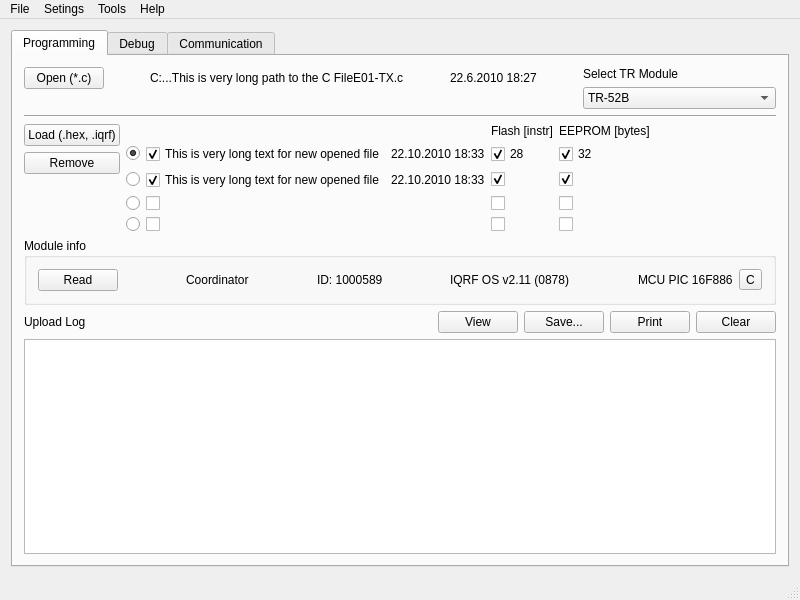
<?xml version="1.0" encoding="UTF-8"?>
<ui version="4.0">
 <class>MainWindow</class>
 <widget class="QMainWindow" name="MainWindow">
  <property name="geometry">
   <rect>
    <x>0</x>
    <y>0</y>
    <width>800</width>
    <height>600</height>
   </rect>
  </property>
  <property name="sizePolicy">
   <sizepolicy hsizetype="Preferred" vsizetype="Preferred">
    <horstretch>0</horstretch>
    <verstretch>0</verstretch>
   </sizepolicy>
  </property>
  <property name="windowTitle">
   <string>IQRF IDE v3.00d</string>
  </property>
  <widget class="QWidget" name="centralWidget">
   <layout class="QVBoxLayout" name="verticalLayout_8">
    <item>
     <widget class="QTabWidget" name="tabWidget">
      <property name="sizePolicy">
       <sizepolicy hsizetype="Preferred" vsizetype="Preferred">
        <horstretch>0</horstretch>
        <verstretch>0</verstretch>
       </sizepolicy>
      </property>
      <property name="currentIndex">
       <number>0</number>
      </property>
      <widget class="QWidget" name="tab">
       <attribute name="title">
        <string>Programming</string>
       </attribute>
       <layout class="QVBoxLayout" name="verticalLayout">
        <item>
         <layout class="QFormLayout" name="formLayout_5">
          <property name="fieldGrowthPolicy">
           <enum>QFormLayout::AllNonFixedFieldsGrow</enum>
          </property>
          <item row="0" column="0">
           <layout class="QGridLayout" name="gridLayout_2">
            <item row="0" column="0">
             <widget class="QPushButton" name="openCFileBtn">
              <property name="text">
               <string>Open (*.c)</string>
              </property>
             </widget>
            </item>
            <item row="0" column="1">
             <spacer name="horizontalSpacer_3">
              <property name="orientation">
               <enum>Qt::Horizontal</enum>
              </property>
              <property name="sizeHint" stdset="0">
               <size>
                <width>40</width>
                <height>20</height>
               </size>
              </property>
             </spacer>
            </item>
            <item row="0" column="2">
             <widget class="QLabel" name="openFilePathLbl">
              <property name="text">
               <string>C:...This is very long path to the C FileE01-TX.c</string>
              </property>
             </widget>
            </item>
            <item row="0" column="3">
             <spacer name="horizontalSpacer_4">
              <property name="orientation">
               <enum>Qt::Horizontal</enum>
              </property>
              <property name="sizeHint" stdset="0">
               <size>
                <width>40</width>
                <height>20</height>
               </size>
              </property>
             </spacer>
            </item>
            <item row="0" column="4">
             <widget class="QLabel" name="openCFileDateTimeLbl">
              <property name="text">
               <string>22.6.2010 18:27</string>
              </property>
             </widget>
            </item>
            <item row="0" column="5">
             <spacer name="horizontalSpacer_5">
              <property name="orientation">
               <enum>Qt::Horizontal</enum>
              </property>
              <property name="sizeHint" stdset="0">
               <size>
                <width>40</width>
                <height>20</height>
               </size>
              </property>
             </spacer>
            </item>
           </layout>
          </item>
          <item row="0" column="1">
           <layout class="QVBoxLayout" name="verticalLayout_4">
            <item>
             <widget class="QLabel" name="label_3">
              <property name="text">
               <string>Select TR Module</string>
              </property>
             </widget>
            </item>
            <item>
             <widget class="QComboBox" name="trModuleBox">
              <property name="currentIndex">
               <number>4</number>
              </property>
              <item>
               <property name="text">
                <string>TR-11A</string>
               </property>
              </item>
              <item>
               <property name="text">
                <string>TR-21A</string>
               </property>
              </item>
              <item>
               <property name="text">
                <string>TR-31B</string>
               </property>
              </item>
              <item>
               <property name="text">
                <string>TR-32B</string>
               </property>
              </item>
              <item>
               <property name="text">
                <string>TR-52B</string>
               </property>
              </item>
              <item>
               <property name="text">
                <string>TR-53B</string>
               </property>
              </item>
             </widget>
            </item>
           </layout>
          </item>
         </layout>
        </item>
        <item>
         <widget class="Line" name="line">
          <property name="orientation">
           <enum>Qt::Horizontal</enum>
          </property>
         </widget>
        </item>
        <item>
         <layout class="QFormLayout" name="formLayout_4">
          <property name="fieldGrowthPolicy">
           <enum>QFormLayout::ExpandingFieldsGrow</enum>
          </property>
          <item row="0" column="0">
           <layout class="QVBoxLayout" name="verticalLayout_5">
            <item>
             <widget class="QPushButton" name="loadHexIqrfBtn">
              <property name="text">
               <string>Load (.hex, .iqrf)</string>
              </property>
             </widget>
            </item>
            <item>
             <widget class="QPushButton" name="removeBtn">
              <property name="text">
               <string>Remove</string>
              </property>
             </widget>
            </item>
           </layout>
          </item>
          <item row="0" column="1">
           <layout class="QGridLayout" name="gridLayout">
            <item row="1" column="0">
             <widget class="QRadioButton" name="radioButton0">
              <property name="text">
               <string/>
              </property>
              <property name="checked">
               <bool>true</bool>
              </property>
             </widget>
            </item>
            <item row="1" column="1">
             <widget class="QCheckBox" name="checkBox0">
              <property name="text">
               <string>This is very long text for new opened file</string>
              </property>
              <property name="checked">
               <bool>true</bool>
              </property>
             </widget>
            </item>
            <item row="1" column="2">
             <widget class="QLabel" name="label0">
              <property name="text">
               <string>22.10.2010 18:33</string>
              </property>
             </widget>
            </item>
            <item row="1" column="3">
             <widget class="QCheckBox" name="checkBox00">
              <property name="text">
               <string>28</string>
              </property>
              <property name="checked">
               <bool>true</bool>
              </property>
             </widget>
            </item>
            <item row="1" column="4">
             <widget class="QCheckBox" name="checkBox01">
              <property name="text">
               <string>32</string>
              </property>
              <property name="checked">
               <bool>true</bool>
              </property>
             </widget>
            </item>
            <item row="0" column="3">
             <widget class="QLabel" name="label_9">
              <property name="text">
               <string>Flash [instr]</string>
              </property>
             </widget>
            </item>
            <item row="0" column="4">
             <widget class="QLabel" name="label_10">
              <property name="text">
               <string>EEPROM [bytes]</string>
              </property>
             </widget>
            </item>
            <item row="2" column="0">
             <widget class="QRadioButton" name="radioButton1">
              <property name="text">
               <string/>
              </property>
             </widget>
            </item>
            <item row="2" column="1">
             <widget class="QCheckBox" name="checkBox1">
              <property name="text">
               <string>This is very long text for new opened file</string>
              </property>
              <property name="checked">
               <bool>true</bool>
              </property>
             </widget>
            </item>
            <item row="2" column="2">
             <widget class="QLabel" name="label1">
              <property name="text">
               <string>22.10.2010 18:33</string>
              </property>
             </widget>
            </item>
            <item row="2" column="3">
             <widget class="QCheckBox" name="checkBox11">
              <property name="text">
               <string/>
              </property>
              <property name="checked">
               <bool>true</bool>
              </property>
             </widget>
            </item>
            <item row="2" column="4">
             <widget class="QCheckBox" name="checkBox12">
              <property name="text">
               <string/>
              </property>
              <property name="checked">
               <bool>true</bool>
              </property>
             </widget>
            </item>
            <item row="3" column="0">
             <widget class="QRadioButton" name="radioButton2">
              <property name="text">
               <string/>
              </property>
             </widget>
            </item>
            <item row="3" column="1">
             <widget class="QCheckBox" name="checkBox2">
              <property name="text">
               <string/>
              </property>
             </widget>
            </item>
            <item row="3" column="2">
             <widget class="QLabel" name="label2">
              <property name="text">
               <string/>
              </property>
             </widget>
            </item>
            <item row="3" column="3">
             <widget class="QCheckBox" name="checkBox21">
              <property name="text">
               <string/>
              </property>
             </widget>
            </item>
            <item row="3" column="4">
             <widget class="QCheckBox" name="checkBox22">
              <property name="text">
               <string/>
              </property>
             </widget>
            </item>
            <item row="4" column="0">
             <widget class="QRadioButton" name="radioButton3">
              <property name="text">
               <string/>
              </property>
             </widget>
            </item>
            <item row="4" column="1">
             <widget class="QCheckBox" name="checkBox3">
              <property name="text">
               <string/>
              </property>
             </widget>
            </item>
            <item row="4" column="2">
             <widget class="QLabel" name="label3">
              <property name="text">
               <string/>
              </property>
             </widget>
            </item>
            <item row="4" column="3">
             <widget class="QCheckBox" name="checkBox31">
              <property name="text">
               <string/>
              </property>
             </widget>
            </item>
            <item row="4" column="4">
             <widget class="QCheckBox" name="checkBox32">
              <property name="text">
               <string/>
              </property>
             </widget>
            </item>
           </layout>
          </item>
         </layout>
        </item>
        <item>
         <widget class="QGroupBox" name="groupBox">
          <property name="title">
           <string>Module info</string>
          </property>
          <layout class="QFormLayout" name="formLayout_6">
           <item row="0" column="0" colspan="2">
            <layout class="QHBoxLayout" name="horizontalLayout_6">
             <item>
              <widget class="QPushButton" name="remodModuleInfoBtn">
               <property name="text">
                <string>Read</string>
               </property>
              </widget>
             </item>
             <item>
              <spacer name="horizontalSpacer">
               <property name="orientation">
                <enum>Qt::Horizontal</enum>
               </property>
               <property name="sizeHint" stdset="0">
                <size>
                 <width>40</width>
                 <height>20</height>
                </size>
               </property>
              </spacer>
             </item>
             <item>
              <widget class="QLabel" name="coordinatorLbl">
               <property name="text">
                <string>Coordinator</string>
               </property>
              </widget>
             </item>
             <item>
              <spacer name="horizontalSpacer_6">
               <property name="orientation">
                <enum>Qt::Horizontal</enum>
               </property>
               <property name="sizeHint" stdset="0">
                <size>
                 <width>40</width>
                 <height>20</height>
                </size>
               </property>
              </spacer>
             </item>
             <item>
              <widget class="QLabel" name="idprogLbl">
               <property name="text">
                <string>ID: 1000589</string>
               </property>
              </widget>
             </item>
             <item>
              <spacer name="horizontalSpacer_8">
               <property name="orientation">
                <enum>Qt::Horizontal</enum>
               </property>
               <property name="sizeHint" stdset="0">
                <size>
                 <width>40</width>
                 <height>20</height>
                </size>
               </property>
              </spacer>
             </item>
             <item>
              <widget class="QLabel" name="osVerLblb">
               <property name="text">
                <string>IQRF OS v2.11 (0878)</string>
               </property>
              </widget>
             </item>
             <item>
              <spacer name="horizontalSpacer_7">
               <property name="orientation">
                <enum>Qt::Horizontal</enum>
               </property>
               <property name="sizeHint" stdset="0">
                <size>
                 <width>40</width>
                 <height>20</height>
                </size>
               </property>
              </spacer>
             </item>
             <item>
              <widget class="QLabel" name="mcuLbl">
               <property name="text">
                <string>MCU PIC 16F886</string>
               </property>
              </widget>
             </item>
             <item>
              <widget class="QToolButton" name="copyModuleInfoBtn">
               <property name="text">
                <string>C</string>
               </property>
              </widget>
             </item>
            </layout>
           </item>
          </layout>
         </widget>
        </item>
        <item>
         <layout class="QHBoxLayout" name="horizontalLayout_5">
          <item>
           <widget class="QLabel" name="uploadLogLbl">
            <property name="text">
             <string>Upload Log</string>
            </property>
           </widget>
          </item>
          <item>
           <spacer name="horizontalSpacer_9">
            <property name="orientation">
             <enum>Qt::Horizontal</enum>
            </property>
            <property name="sizeHint" stdset="0">
             <size>
              <width>40</width>
              <height>20</height>
             </size>
            </property>
           </spacer>
          </item>
          <item>
           <widget class="QPushButton" name="viewUploadLogBtn">
            <property name="text">
             <string>View</string>
            </property>
           </widget>
          </item>
          <item>
           <widget class="QPushButton" name="saveUploadLogBtn">
            <property name="text">
             <string>Save...</string>
            </property>
           </widget>
          </item>
          <item>
           <widget class="QPushButton" name="printUploadLogBtn">
            <property name="text">
             <string>Print</string>
            </property>
           </widget>
          </item>
          <item>
           <widget class="QPushButton" name="clearUploadLogBtn">
            <property name="text">
             <string>Clear</string>
            </property>
           </widget>
          </item>
         </layout>
        </item>
        <item>
         <widget class="QListWidget" name="uploadLogList"/>
        </item>
       </layout>
      </widget>
      <widget class="QWidget" name="tab_2">
       <attribute name="title">
        <string>Debug</string>
       </attribute>
       <layout class="QVBoxLayout" name="verticalLayout_3">
        <item>
         <widget class="QTabWidget" name="tabWidget_2">
          <property name="currentIndex">
           <number>1</number>
          </property>
          <widget class="QWidget" name="tab_3">
           <attribute name="title">
            <string>Buffers</string>
           </attribute>
          </widget>
          <widget class="QWidget" name="tab_4">
           <attribute name="title">
            <string>EEPROM</string>
           </attribute>
          </widget>
          <widget class="QWidget" name="tab_5">
           <attribute name="title">
            <string>User RAM</string>
           </attribute>
          </widget>
          <widget class="QWidget" name="tab_6">
           <attribute name="title">
            <string>Watch</string>
           </attribute>
          </widget>
          <widget class="QWidget" name="tab_7">
           <attribute name="title">
            <string>System Info</string>
           </attribute>
          </widget>
          <widget class="QWidget" name="tab_8">
           <attribute name="title">
            <string>Networking</string>
           </attribute>
          </widget>
         </widget>
        </item>
       </layout>
      </widget>
      <widget class="QWidget" name="tab_9">
       <attribute name="title">
        <string>Communication</string>
       </attribute>
       <layout class="QVBoxLayout" name="verticalLayout_6">
        <item>
         <layout class="QHBoxLayout" name="horizontalLayout_2">
          <item>
           <layout class="QFormLayout" name="formLayout">
            <item row="0" column="0">
             <widget class="QLabel" name="modeLbl">
              <property name="layoutDirection">
               <enum>Qt::LeftToRight</enum>
              </property>
              <property name="text">
               <string>Mode</string>
              </property>
              <property name="alignment">
               <set>Qt::AlignCenter</set>
              </property>
             </widget>
            </item>
            <item row="1" column="0">
             <widget class="QComboBox" name="modeBox">
              <item>
               <property name="text">
                <string>Terminal</string>
               </property>
              </item>
              <item>
               <property name="text">
                <string>Raw</string>
               </property>
              </item>
             </widget>
            </item>
           </layout>
          </item>
          <item>
           <spacer name="horizontalSpacer_2">
            <property name="orientation">
             <enum>Qt::Horizontal</enum>
            </property>
            <property name="sizeHint" stdset="0">
             <size>
              <width>40</width>
              <height>20</height>
             </size>
            </property>
           </spacer>
          </item>
          <item>
           <widget class="QGroupBox" name="macrosBox">
            <property name="sizePolicy">
             <sizepolicy hsizetype="Minimum" vsizetype="Preferred">
              <horstretch>0</horstretch>
              <verstretch>0</verstretch>
             </sizepolicy>
            </property>
            <property name="title">
             <string>Macros</string>
            </property>
            <layout class="QVBoxLayout" name="verticalLayout_2">
             <item>
              <layout class="QHBoxLayout" name="horizontalLayout_3">
               <item>
                <widget class="QToolButton" name="m1Btn">
                 <property name="minimumSize">
                  <size>
                   <width>23</width>
                   <height>23</height>
                  </size>
                 </property>
                 <property name="text">
                  <string>M1</string>
                 </property>
                </widget>
               </item>
               <item>
                <widget class="QToolButton" name="m15Btn">
                 <property name="text">
                  <string>M2</string>
                 </property>
                </widget>
               </item>
               <item>
                <widget class="QToolButton" name="m14Btn">
                 <property name="text">
                  <string>M3</string>
                 </property>
                </widget>
               </item>
               <item>
                <widget class="QToolButton" name="m13Btn">
                 <property name="text">
                  <string>M4</string>
                 </property>
                </widget>
               </item>
               <item>
                <widget class="QToolButton" name="m12Btn">
                 <property name="text">
                  <string>M5</string>
                 </property>
                </widget>
               </item>
               <item>
                <widget class="QToolButton" name="m11Btn">
                 <property name="text">
                  <string>M6</string>
                 </property>
                </widget>
               </item>
               <item>
                <widget class="QToolButton" name="m10Btn">
                 <property name="text">
                  <string>M7</string>
                 </property>
                </widget>
               </item>
               <item>
                <widget class="QToolButton" name="m9Btn">
                 <property name="text">
                  <string>M8</string>
                 </property>
                </widget>
               </item>
               <item>
                <widget class="QToolButton" name="m8Btn">
                 <property name="text">
                  <string>M9</string>
                 </property>
                </widget>
               </item>
               <item>
                <widget class="QToolButton" name="m7Btn">
                 <property name="text">
                  <string>M10</string>
                 </property>
                </widget>
               </item>
               <item>
                <widget class="QToolButton" name="m6Btn">
                 <property name="text">
                  <string>M11</string>
                 </property>
                </widget>
               </item>
               <item>
                <widget class="QToolButton" name="m5Btn">
                 <property name="text">
                  <string>M12</string>
                 </property>
                </widget>
               </item>
               <item>
                <widget class="QToolButton" name="m4Btn">
                 <property name="text">
                  <string>M13</string>
                 </property>
                </widget>
               </item>
               <item>
                <widget class="QToolButton" name="m3Btn">
                 <property name="text">
                  <string>M14</string>
                 </property>
                </widget>
               </item>
               <item>
                <widget class="QToolButton" name="m2Btn">
                 <property name="text">
                  <string>M15</string>
                 </property>
                </widget>
               </item>
              </layout>
             </item>
            </layout>
           </widget>
          </item>
         </layout>
        </item>
        <item>
         <layout class="QVBoxLayout" name="verticalLayout_13">
          <item>
           <layout class="QVBoxLayout" name="verticalLayout_11">
            <item>
             <widget class="QLabel" name="txdataLbl">
              <property name="text">
               <string>Tx Data</string>
              </property>
             </widget>
            </item>
            <item>
             <widget class="QLineEdit" name="lineEdit"/>
            </item>
            <item>
             <layout class="QHBoxLayout" name="horizontalLayout_13">
              <item>
               <widget class="QPushButton" name="txdataSendBtn">
                <property name="text">
                 <string>Send</string>
                </property>
               </widget>
              </item>
              <item>
               <widget class="QCheckBox" name="checkBox">
                <property name="text">
                 <string>Repeat[s]</string>
                </property>
               </widget>
              </item>
              <item>
               <widget class="QSpinBox" name="repeatSpinBox">
                <property name="minimum">
                 <number>1</number>
                </property>
               </widget>
              </item>
              <item>
               <spacer name="horizontalSpacer_11">
                <property name="orientation">
                 <enum>Qt::Horizontal</enum>
                </property>
                <property name="sizeHint" stdset="0">
                 <size>
                  <width>658</width>
                  <height>20</height>
                 </size>
                </property>
               </spacer>
              </item>
             </layout>
            </item>
           </layout>
          </item>
          <item>
           <layout class="QVBoxLayout" name="verticalLayout_12">
            <item>
             <layout class="QHBoxLayout" name="horizontalLayout_14">
              <item>
               <widget class="QLabel" name="label">
                <property name="text">
                 <string>Communication Log</string>
                </property>
               </widget>
              </item>
              <item>
               <spacer name="horizontalSpacer_12">
                <property name="orientation">
                 <enum>Qt::Horizontal</enum>
                </property>
                <property name="sizeHint" stdset="0">
                 <size>
                  <width>40</width>
                  <height>20</height>
                 </size>
                </property>
               </spacer>
              </item>
              <item>
               <widget class="QCheckBox" name="checkBox_2">
                <property name="text">
                 <string>Show Hexa</string>
                </property>
               </widget>
              </item>
              <item>
               <widget class="QCheckBox" name="checkBox_3">
                <property name="text">
                 <string>Use Numbers</string>
                </property>
               </widget>
              </item>
              <item>
               <widget class="QCheckBox" name="checkBox_4">
                <property name="text">
                 <string>Show Errors</string>
                </property>
               </widget>
              </item>
              <item>
               <spacer name="horizontalSpacer_13">
                <property name="orientation">
                 <enum>Qt::Horizontal</enum>
                </property>
                <property name="sizeHint" stdset="0">
                 <size>
                  <width>118</width>
                  <height>20</height>
                 </size>
                </property>
               </spacer>
              </item>
              <item>
               <widget class="QPushButton" name="pushButton">
                <property name="text">
                 <string>Save</string>
                </property>
               </widget>
              </item>
              <item>
               <widget class="QPushButton" name="pushButton_2">
                <property name="text">
                 <string>Clear</string>
                </property>
               </widget>
              </item>
             </layout>
            </item>
            <item>
             <widget class="QListWidget" name="listWidget"/>
            </item>
           </layout>
          </item>
         </layout>
        </item>
       </layout>
      </widget>
     </widget>
    </item>
   </layout>
  </widget>
  <widget class="QMenuBar" name="menuBar">
   <property name="geometry">
    <rect>
     <x>0</x>
     <y>0</y>
     <width>800</width>
     <height>20</height>
    </rect>
   </property>
   <widget class="QMenu" name="menuSetings">
    <property name="title">
     <string>Setings</string>
    </property>
    <addaction name="actionCheck_for_IQRF_IDE_updates"/>
    <addaction name="actionCheck_for_IQRF_News"/>
    <addaction name="actionBeep_on_upload"/>
    <addaction name="actionBeep_on_debug"/>
   </widget>
   <widget class="QMenu" name="menuTools">
    <property name="title">
     <string>Tools</string>
    </property>
    <addaction name="actionCompiler"/>
    <addaction name="actionEditor"/>
    <addaction name="actionMiscellaneous"/>
   </widget>
   <widget class="QMenu" name="menuHelp">
    <property name="title">
     <string>Help</string>
    </property>
    <addaction name="actionAbout"/>
    <addaction name="actionIQRF_Home_page"/>
    <addaction name="actionIQRF_Support"/>
    <addaction name="actionShow_IQRF_USB_Device_info"/>
    <addaction name="actionAbout_2"/>
   </widget>
   <widget class="QMenu" name="menuFile">
    <property name="title">
     <string>File</string>
    </property>
    <addaction name="actionNew"/>
    <addaction name="actionOpen"/>
    <addaction name="actionOpenTemplate"/>
    <addaction name="actionSave"/>
    <addaction name="actionSave_As"/>
    <addaction name="actionSave_All"/>
    <addaction name="actionLoad_hex_iqrf"/>
    <addaction name="separator"/>
    <addaction name="actionImport_Macros"/>
    <addaction name="actionExport_Macros"/>
    <addaction name="actionClear_All_Macros"/>
    <addaction name="separator"/>
    <addaction name="actionOpen_Workspace"/>
    <addaction name="actionSave_Workspace"/>
    <addaction name="actionSave_Workspace_As"/>
    <addaction name="separator"/>
    <addaction name="actionRecent_Files"/>
    <addaction name="actionRecent_Workspaces"/>
    <addaction name="actionExit"/>
   </widget>
   <addaction name="menuFile"/>
   <addaction name="menuSetings"/>
   <addaction name="menuTools"/>
   <addaction name="menuHelp"/>
  </widget>
  <widget class="QStatusBar" name="statusBar"/>
  <action name="actionNew">
   <property name="text">
    <string>New</string>
   </property>
  </action>
  <action name="actionOpen">
   <property name="text">
    <string>Open...</string>
   </property>
  </action>
  <action name="actionOpenTemplate">
   <property name="text">
    <string>OpenTemplate</string>
   </property>
  </action>
  <action name="actionSave">
   <property name="text">
    <string>Save</string>
   </property>
  </action>
  <action name="actionSave_As">
   <property name="text">
    <string>Save as...</string>
   </property>
  </action>
  <action name="actionSave_All">
   <property name="text">
    <string>Save All</string>
   </property>
  </action>
  <action name="actionLoad_hex_iqrf">
   <property name="text">
    <string>Load (.hex .iqrf)</string>
   </property>
  </action>
  <action name="actionImport_Macros">
   <property name="text">
    <string>Import Macros..</string>
   </property>
  </action>
  <action name="actionExport_Macros">
   <property name="text">
    <string>Export Macros...</string>
   </property>
  </action>
  <action name="actionClear_All_Macros">
   <property name="text">
    <string>Clear All Macros</string>
   </property>
  </action>
  <action name="actionOpen_Workspace">
   <property name="text">
    <string>Open Workspace...</string>
   </property>
  </action>
  <action name="actionSave_Workspace">
   <property name="text">
    <string>Save Workspace</string>
   </property>
  </action>
  <action name="actionSave_Workspace_As">
   <property name="text">
    <string>Save Workspace as...</string>
   </property>
  </action>
  <action name="actionRecent_Files">
   <property name="text">
    <string>Recent Files</string>
   </property>
  </action>
  <action name="actionRecent_Workspaces">
   <property name="text">
    <string>Recent Workspaces</string>
   </property>
  </action>
  <action name="actionExit">
   <property name="text">
    <string>Exit</string>
   </property>
  </action>
  <action name="actionCheck_for_IQRF_IDE_updates">
   <property name="checkable">
    <bool>true</bool>
   </property>
   <property name="checked">
    <bool>true</bool>
   </property>
   <property name="text">
    <string>Check for IQRF IDE updates</string>
   </property>
  </action>
  <action name="actionCheck_for_IQRF_News">
   <property name="checkable">
    <bool>true</bool>
   </property>
   <property name="checked">
    <bool>true</bool>
   </property>
   <property name="text">
    <string>Check for IQRF News</string>
   </property>
  </action>
  <action name="actionBeep_on_upload">
   <property name="checkable">
    <bool>true</bool>
   </property>
   <property name="checked">
    <bool>true</bool>
   </property>
   <property name="text">
    <string>Beep on Upload</string>
   </property>
  </action>
  <action name="actionBeep_on_debug">
   <property name="checkable">
    <bool>true</bool>
   </property>
   <property name="checked">
    <bool>true</bool>
   </property>
   <property name="text">
    <string>Beep on Debug</string>
   </property>
  </action>
  <action name="actionCompiler">
   <property name="text">
    <string>Compiler</string>
   </property>
  </action>
  <action name="actionEditor">
   <property name="text">
    <string>Editor</string>
   </property>
  </action>
  <action name="actionMiscellaneous">
   <property name="text">
    <string>Miscellaneous</string>
   </property>
  </action>
  <action name="actionAbout">
   <property name="text">
    <string>Help</string>
   </property>
  </action>
  <action name="actionIQRF_Home_page">
   <property name="text">
    <string>IQRF Home Page</string>
   </property>
  </action>
  <action name="actionIQRF_Support">
   <property name="text">
    <string>IQRF Support</string>
   </property>
  </action>
  <action name="actionShow_IQRF_USB_Device_info">
   <property name="text">
    <string>Show IQRF USB Device info</string>
   </property>
  </action>
  <action name="actionAbout_2">
   <property name="text">
    <string>About</string>
   </property>
  </action>
 </widget>
 <layoutdefault spacing="6" margin="11"/>
 <resources/>
 <connections/>
</ui>
